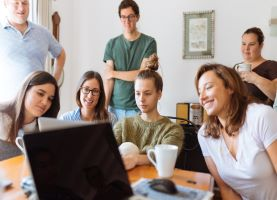
#> input picture pexel1.jpg, 277 x 200 px
$ jupyter execute --allow-errors day13.ipynb
#> lines starting #> are read from the running program, lines starting #| are printed output that depends on the picture
[cell 1]
import cv2
import matplotlib.pyplot as plt
import numpy as np
from skimage.transform import rotate

[cell 2]
img = cv2.imread('pexel1.jpg')
#> img is the input picture: shape (200, 277, 3); mean B, G, R 135.4, 142, 155
img2 = cv2.imread('download.jpeg')

# img = img[:190,:265]

#> (a cell that did not finish here is left out)

[cell 4]
def imshow(im):
    cv2.imshow('Preview',im)
    cv2.waitKey(0)  #wait infinitely untill any key is pressed
    cv2.destroyAllWindows()

[cell 5]
def showimg(im):
    plt.imshow(im[:,:,::-1])
    plt.axis()
    plt.show()
def imshow(im):
    cv2.imshow('Preview',im)
    cv2.waitKey(0)  #wait infinitely untill any key is pressed
    cv2.destroyAllWindows()

[cell 6]
imshow(img)
imshow(img2)

#> (a cell that did not finish here is left out)

#> (a cell that did not finish here is left out)

#> (a cell that did not finish here is left out)

[cell 10]
#adjusting contrast (alpha) and brightness(beta)

[cell 11]
img2_3 = cv2.resize(img,(400,400), interpolation = cv2.INTER_CUBIC)
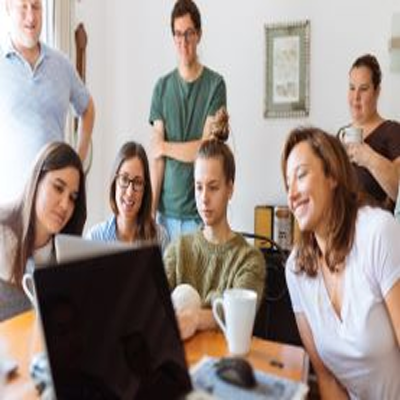
#> img2_3: shape (400, 400, 3); mean B, G, R 135.4, 142, 155
img2_3.shape
#> Out = (400, 400, 3)

[cell 12]
img.shape
#> Out = (200, 277, 3)

[cell 13]
showimg(img2_3)

[cell 14]
img2_4 = cv2.resize(img,None ,fx=2,fy=0.5, interpolation = cv2.INTER_CUBIC)
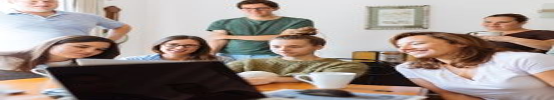
#> img2_4: shape (100, 554, 3); mean B, G, R 135.4, 142, 155
img2_4.shape
#> Out = (100, 554, 3)

[cell 15]
showimg(img2_4)

[cell 16]
image_rotated = rotate(img, angle=45, resize=True)
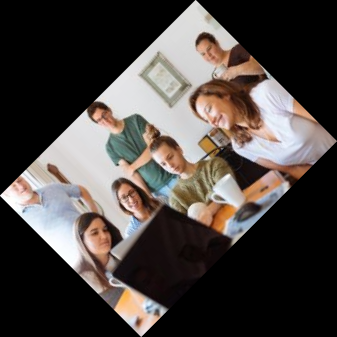
#> image_rotated: shape (337, 337, 3) float64; mean B, G, R 0.259, 0.272, 0.297
showimg(image_rotated)

[cell 17]
from time import sleep
repeat = True
while repeat:
    for i in range(0,361,5):
        i = rotate(img, angle= i, resize = True)
        cv2.imshow('',i)
        key = cv2.waitKey(1)
        if key==ord('q'):
            repeat = False
            break
        sleep(0.1)
#> this loop made 1 pass; (key q is pressed on pass 1)
cv2.destroyAllWindows()

-->image morphology
dilation- to grow,
erosion- to remove,
opening- remove then grow,first erode then dilate.
closing- grow then remove

[cell 18]
im_gray = cv2.cvtColor(img, cv2.COLOR_BGR2GRAY)
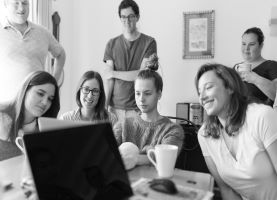
#> im_gray: shape (200, 277); min 1, max 255, mean 145.1
im_r = img[:,:,2].copy()
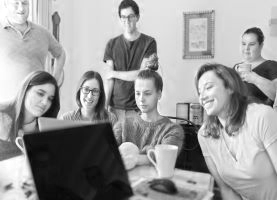
#> im_r: shape (200, 277); min 0, max 255, mean 155
im_g = img[:,:,1].copy()
im_b = img[:,:,0].copy()
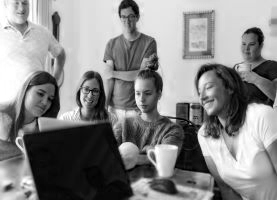
#> im_b: shape (200, 277); min 0, max 255, mean 135.4

[cell 19]
plt.subplot(1,5,1)
plt.imshow(img[:,:,::-1])
plt.subplot(1,5,2)
plt.imshow(im_gray, cmap='gray')

plt.subplot(1,5,3)
plt.imshow(im_r,cmap='gray');plt.axis('off')

plt.subplot(1,5,4)
plt.imshow(im_g,cmap='gray');plt.axis('off')
plt.subplot(1,5,5)
plt.imshow(im_b,cmap='gray');plt.axis('off')
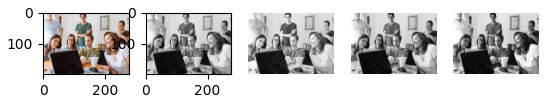
#> figure drawn by matplotlib, 5 panels
